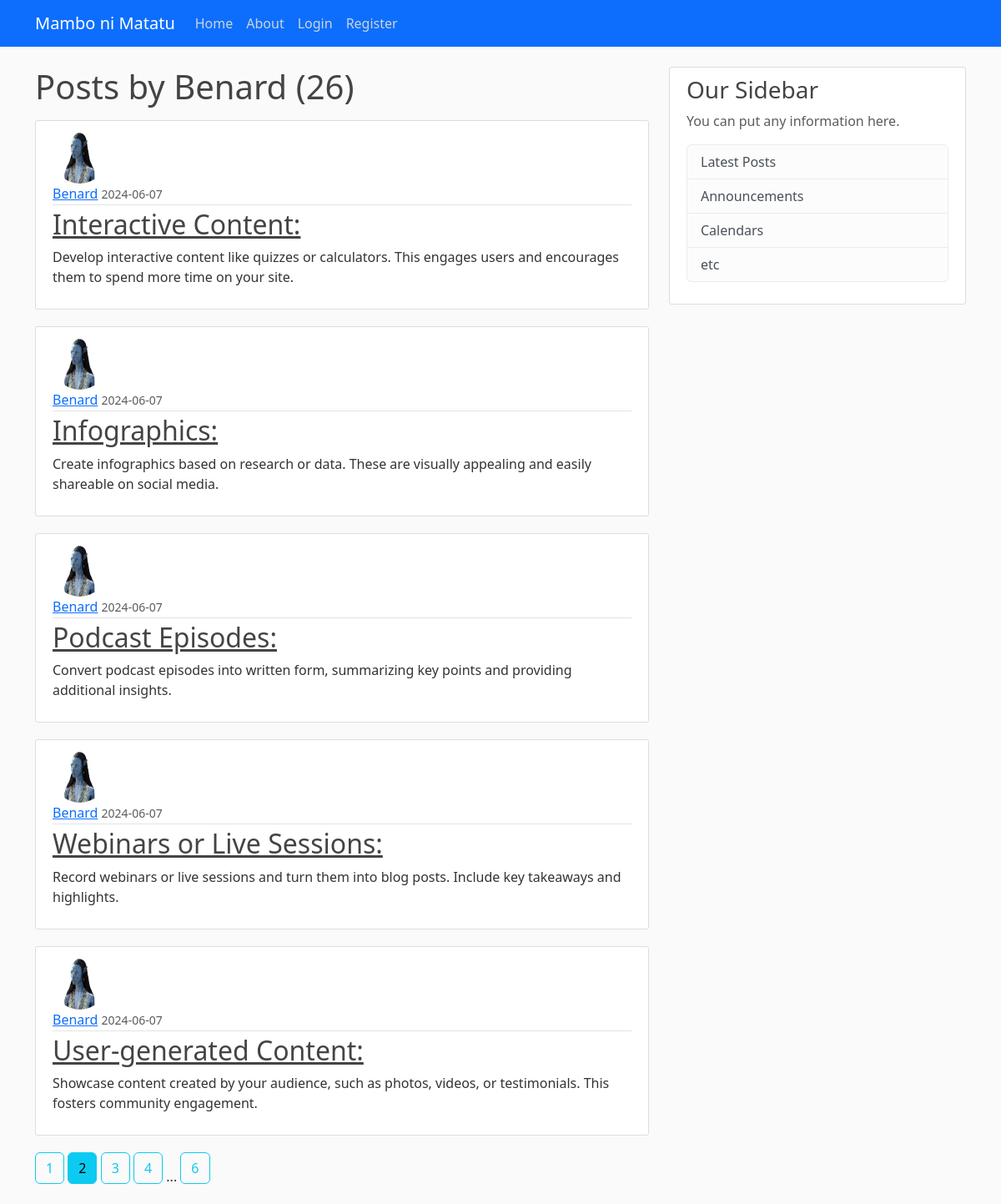
Page /user/Benard?page=2 on the committed database.
### app/models.py (models this page shows, shortened)
class User(db.Model, UserMixin):
    id = db.Column(db.Integer, primary_key=True)
    username = db.Column(db.String(12), unique=True, nullable=False)
    email = db.Column(db.String(120), unique=True, nullable=False)
    image_file = db.Column(db.String(20), nullable=False, default='default.jpg')
    password = db.Column(db.String(60), nullable=False)
    posts = db.relationship('Post', backref='author', lazy=True)

class Post(db.Model):
    id = db.Column(db.Integer, primary_key=True)
    title = db.Column(db.String(100), nullable=False)
    content = db.Column(db.Text, nullable=False)
    date_posted = db.Column(db.DateTime, nullable=False, default=datetime.utcnow)
    user_id = db.Column(db.Integer, db.ForeignKey('user.id'), nullable=False)

### app/routes.py (the view)
@app.route("/user/<string:username>",)
def user_posts(username):
    page = request.args.get('page', 1, type=int)
    user = User.query.filter_by(username=username).first_or_404()
    posts = Post.query.filter_by(author=user).order_by(Post.date_posted.desc()).paginate(page=page, per_page=5)
    return render_template("user_posts.html", posts=posts, user=user)

### app/templates/user_posts.html
{% extends 'base.html' %} {% block content %}
<h1 class="mb-3">Posts by {{ user.username }} ({{ posts.total }})</h1>
{% for post in posts.items %}
<article class="media content-section">
  <img
    class="rounded-circle article-img"
    src="{{ url_for('static', filename='profile_pics/' + post.author.image_file) }}"
  />
  <div class="media-body">
    <div class="article-metadata">
      <a
        class="mr-2"
        href="{{ url_for('user_posts', username=post.author.username) }}"
        >{{ post.author.username }}</a
      >
      <small class="text-muted"
        >{{ post.date_posted.strftime('%Y-%m-%d') }}</small
      >
    </div>
    <h2>
      <a class="article-title" href="{{ url_for('post', post_id=post.id) }}"
        >{{ post.title }}</a
      >
    </h2>
    <p class="article-content">{{ post.content }}</p>
  </div>
</article>
{% endfor %} {% for page_num in posts.iter_pages(left_edge=1, right_edge=1,
left_current=1, right_current=2) %} {% if page_num %} {% if posts.page ==
page_num %}
<a
  class="btn btn-info mb-4"
  href="{{ url_for('user_posts', username=user.username, page=page_num) }}"
  >{{ page_num }}</a
>
{% else %}
<a
  class="btn btn-outline-info mb-4"
  href="{{ url_for('user_posts', username=user.username, page=page_num) }}"
  >{{ page_num }}</a
>
{% endif %} {% else %} ... {% endif %} {% endfor %} {% endblock %}

### app/static/main.css (style rules this page uses)
body { background: #fafafa; color: #333333; margin-top: 5rem; }
h1, h2, h3, h4, h5, h6 { color: #444444; }
.content-section { background: #ffffff; padding: 10px 20px; border: 1px solid #dddddd; border-radius: 3px; margin-bottom: 20px; }
.article-title { color: #444444; }
.article-content { white-space: pre-line; }
.article-img { height: 65px; width: 65px; margin-right: 16px; }
.article-metadata { padding-bottom: 1px; margin-bottom: 4px; border-bottom: 1px solid #e3e3e3; }

### rows in the picture
User: username "Benard"
Post: image_file (placeholder picture), author.username "Benard", date_posted "2024-06-07", title "Interactive Content:", content "Develop interactive content like quizzes or calculators. This engages users and encourages them to spend more time on your site."
Post: image_file (placeholder picture), author.username "Benard", date_posted "2024-06-07", title "Infographics:", content "Create infographics based on research or data. These are visually appealing and easily shareable on social media."
Post: image_file (placeholder picture), author.username "Benard", date_posted "2024-06-07", title "Podcast Episodes:", content "Convert podcast episodes into written form, summarizing key points and providing additional insights."
Post: image_file (placeholder picture), author.username "Benard", date_posted "2024-06-07", title "Webinars or Live Sessions:", content "Record webinars or live sessions and turn them into blog posts. Include key takeaways and highlights."
Post: image_file (placeholder picture), author.username "Benard", date_posted "2024-06-07", title "User-generated Content:", content "Showcase content created by your audience, such as photos, videos, or testimonials. This fosters community engagement."

### other values in the picture
{{ posts.total }} "26"
{{ page_num }} "1" "3" "4" "6"
{{ page_num }} "2"
